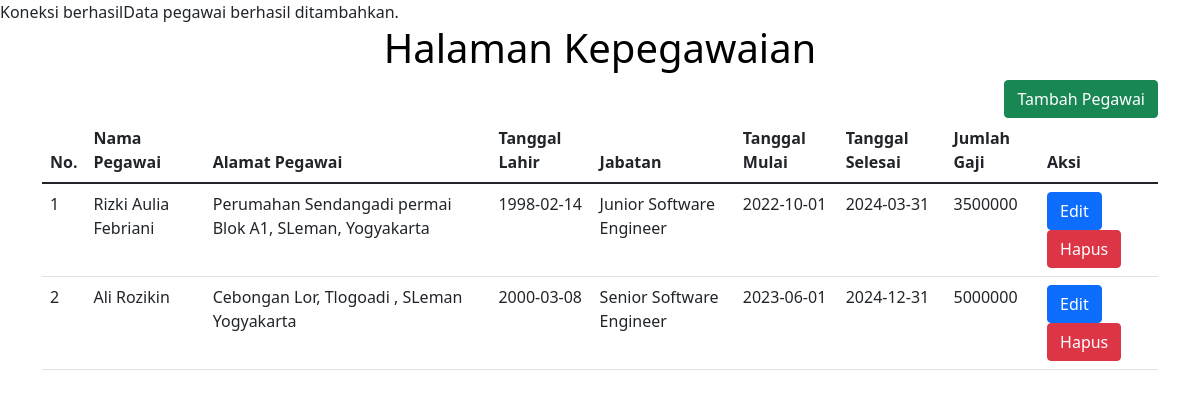
The page / on the database its author committed.
### tables this page shows
CREATE TABLE `kontrak` (
  `id_kontrak` int(11) NOT NULL,
  `id_pegawai` int(11) NOT NULL,
  `id_jabatan` int(11) NOT NULL,
  `tgl_mulai` date NOT NULL,
  `tgl_selesai` date NOT NULL,
  `jumlah_gaji` int(11) NOT NULL
);

CREATE TABLE `pegawai` (
  `id_pegawai` int(20) NOT NULL,
  `nama_pegawai` varchar(100) NOT NULL,
  `alamat_pegawai` text NOT NULL,
  `tangga_lahir_pegawai` date NOT NULL,
  `id_jabatan` int(11) NOT NULL
);

CREATE TABLE `jabatan` (
  `id_jabatan` int(11) NOT NULL,
  `nama_jabatan` varchar(100) NOT NULL
);

### index.php (the view, shortened to what this page needs)
<!DOCTYPE html>
<html lang="en">
<head>
    <link href="style.css" rel="stylesheet">
    <link href="https://cdn.jsdelivr.net/npm/bootstrap@5.1.3/dist/css/bootstrap.min.css" rel="stylesheet">
</head>
<body>
    <?php
    include "koneksi_db.php";
    $query = "SELECT pegawai.nama_pegawai, pegawai.alamat_pegawai, pegawai.tangga_lahir_pegawai,
            jabatan.nama_jabatan, kontrak.tgl_mulai, kontrak.tgl_selesai, kontrak.jumlah_gaji
            FROM pegawai
            INNER JOIN kontrak ON pegawai.id_pegawai = kontrak.id_pegawai
            INNER JOIN jabatan ON pegawai.id_jabatan = jabatan.id_jabatan";
    $result = mysqli_query($koneksi, $query);
    $nama_pegawai = $_POST['nama_pegawai'];
    $alamat_pegawai = $_POST['alamat_pegawai'];
    $tangga_lahir_pegawai = $_POST['tangga_lahir_pegawai'];
    $id_jabatan = $_POST['id_jabatan'];
    $tanggal_mulai = $_POST['tgl_mulai'];
    $tanggal_selesai = $_POST['tgl_selesai'];
    $jumlah_gaji = $_POST['jumlah_gaji'];
    $queryInsert = "INSERT INTO pegawai (nama_pegawai, alamat_pegawai, tangga_lahir_pegawai, id_jabatan)
          VALUES ('$nama_pegawai', '$alamat_pegawai', '$tangga_lahir_pegawai', '$id_jabatan');
          INSERT INTO kontrak (id_pegawai, tgl_mulai, tgl_selesai, jumlah_gaji)
          SELECT p.id_pegawai, '$tanggal_mulai', '$tanggal_selesai', '$jumlah_gaji'
          FROM pegawai p
          INNER JOIN jabatan j ON p.id_jabatan = j.id_jabatan
          WHERE p.nama_pegawai = '$nama_pegawai'";
$resultInsert = mysqli_query($koneksi, $query);
if ($resultInsert) {
    echo "Data pegawai berhasil ditambahkan.";
} else {
    echo "Error: " . $queryInsert . "<br>" . mysqli_error($koneksi);
}
    ?>
    <header>
        <div class="container">
            <h6 class="display-6 text-black text-center">Halaman Kepegawaian</h6>
        </div>
    </header>
    <section>
        <div class="container">
            <div class="row">
                <div class="col-md-12 mx-auto">
                    <div class="float-md-end">
                        <button type="button" id="openModalBtn" class="btn btn-success">Tambah Pegawai</button>
                    </div>
                    <table class="table table-striped-columns">
                        <thead>
                            <tr>
                                <th scope="col">No.</th>
                                <th scope="col">Nama Pegawai</th>
                                <th scope="col">Alamat Pegawai</th>
                                <th scope="col">Tanggal Lahir</th>
                                <th scope="col">Jabatan</th>
                                <th scope="col">Tanggal Mulai</th>
                                <th scope="col">Tanggal Selesai</th>
                                <th scope="col">Jumlah Gaji</th>
                                <th scope="col">Aksi</th>
                            </tr>
                        </thead>
                        <tbody>
                            <?php
                            $no = 1;
                            while ($row = mysqli_fetch_array($result)) {
                                echo "<tr>";
                                echo "<td>" . $no++ . "</td>";
                                echo "<td>" . $row['nama_pegawai'] . "</td>";
                                echo "<td>" . $row['alamat_pegawai'] . "</td>";
                                echo "<td>" . $row['tangga_lahir_pegawai'] . "</td>";
                                echo "<td>" . $row['nama_jabatan'] . "</td>";
                                echo "<td>" . $row['tgl_mulai'] . "</td>";
                                echo "<td>" . $row['tgl_selesai'] . "</td>";
                                echo "<td>" . $row['jumlah_gaji'] . "</td>";
                                echo "<td>
                                        <button type='button' class='btn btn-primary'>Edit</button>
                                        <button type='button' class='btn btn-danger'>Hapus</button>
                                      </td>";
                                echo "</tr>";
                            }
                            ?>
                        </tbody>
                    </table>
                </div>
            </div>
        </div>
    </section>
</body>
</html>

### koneksi_db.php (shortened to what this page needs)
<?php
echo "Koneksi berhasil";

### rows shown on the page
kontrak: id_pegawai.nama_pegawai "Rizki Aulia Febriani", id_pegawai.alamat_pegawai "Perumahan Sendangadi permai Blok A1, SLeman, Yogyakarta", id_pegawai.tangga_lahir_pegawai "1998-02-14", id_jabatan.nama_jabatan "Junior Software Engineer", tgl_mulai "2022-10-01", tgl_selesai "2024-03-31", jumlah_gaji "3500000"
kontrak: id_pegawai.nama_pegawai "Ali Rozikin", id_pegawai.alamat_pegawai "Cebongan Lor, Tlogoadi , SLeman Yogyakarta", id_pegawai.tangga_lahir_pegawai "2000-03-08", id_jabatan.nama_jabatan "Senior Software Engineer", tgl_mulai "2023-06-01", tgl_selesai "2024-12-31", jumlah_gaji "5000000"
